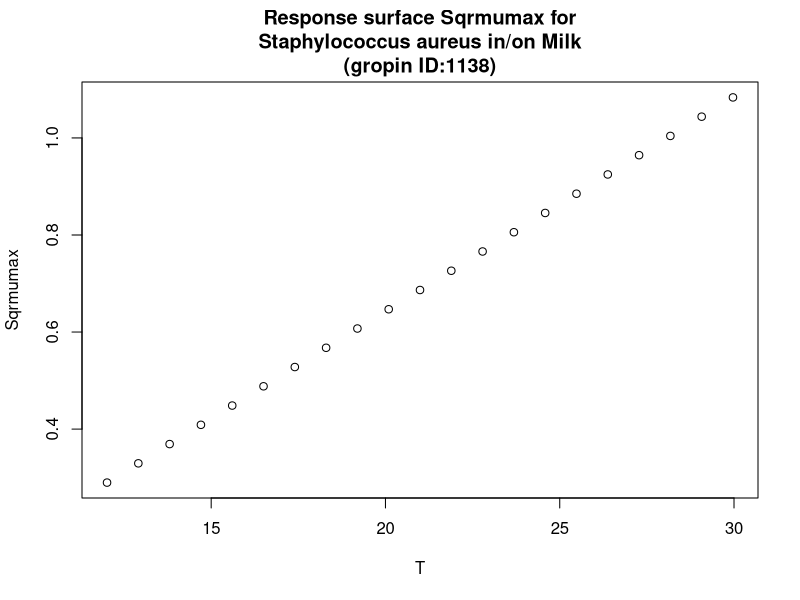

Recreate this plot in R.
#############################
# start of Parameter script
#############################
T <- seq(12.012,29.97002997003,length.out=21)
#############################
# end of Parameter script
#############################
############################# 
# start of Model script Gropin ID 1138 
#############################
 
# constant coefficients for this model
 
variables <- data.frame(T)
argumentsPar <- expand.grid(variables)
 
# heart of the model
response_surface <- function(T) {
   mumax <-0.0442*(T-5.456)

return(mumax=mumax)
} 

# output parameters
responseSurface <- cbind(argumentsPar,response_surface(argumentsPar['T']))
colnames(responseSurface) <- c(colnames(argumentsPar),'Sqrmumax')
#############################
# End of Model script
#############################
############################# 
# start of Visualisation script Gropin ID 1138 
#############################
plot(T,responseSurface$'Sqrmumax',xlab='T',
                          ylab='Sqrmumax',main='Response surface Sqrmumax for
Staphylococcus aureus in/on Milk
(gropin ID:1138)')
#############################
# End of Visualisation script
#############################
